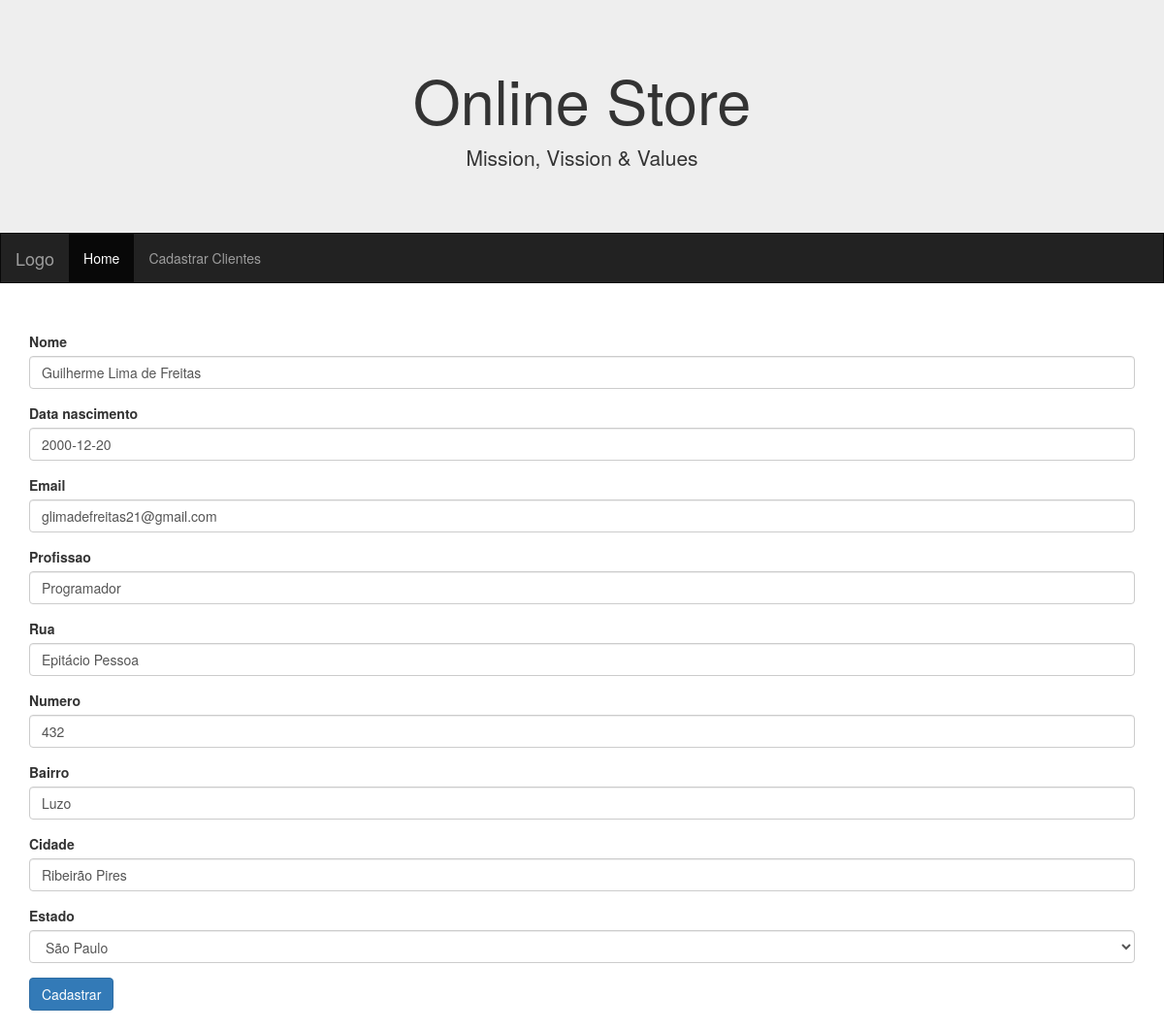
The page /app/form_cliente/8 on the database its author committed.
### app/models.py (models this page shows)
class Cliente(models.Model):
    nome = models.CharField(max_length=100, null=False, blank=False)
    data_nascimento = models.DateField(null=False, blank=False)
    email = models.EmailField(null=False, blank=False)
    profissao = models.CharField(max_length=100, null=False, blank=False)
    endereco = models.OneToOneField(to=Endereco, on_delete=models.SET_NULL, null=True)

class Endereco(models.Model):
    ESTADOS = (
        ('AC', 'Acre'),
        ('AL', 'Alagoas'),
        ('AP', 'Amapá'),
        ('AM', 'Amazonas'),
        ('BA', 'Bahia'),
        ('CE', 'Ceará'),
        ('ES', 'Espírito Santo'),
        ('GO', 'Goiás'),
        ('MA', 'Maranhão'),
        ('MT', 'Mato Grosso'),
        ('MS', 'Mato Grosso do Sul'),
        ('MG', 'Minas Gerais'),
        ('PA', 'Pará'),
        ('PB', 'Paraíba'),
        ('PR', 'Paraná'),
        ('PE', 'Pernambuco'),
        ('PI', 'Piauí'),
        ('RJ', 'Rio de Janeiro'),
        ('RN', 'Rio Grande do Norte'),
        ('RS', 'Rio Grande do Sul'),
        ('RO', 'Rondônia'),
        ('RR', 'Roraima'),
        ('SC', 'Santa Catarina'),
        ('SP', 'São Paulo'),
        ('SE', 'Sergipe'),
        ('TO', 'Tocantins'),
        ('DF', 'Distrito Federal'),
    )
    rua = models.CharField(max_length=100, null=False, blank=False)
    numero = models.IntegerField(null=False, blank=False)
    bairro = models.CharField(max_length=100, null=False, blank=False)
    cidade = models.CharField(max_length=100, null=False, blank=False)
    estado = models.CharField(choices=ESTADOS, max_length=2, null=False)

### app/views/cliente_views.py (the view, shortened to what this page needs)
# urls.py: path("form_cliente/<int:pk>", ClienteUpdateView.as_view(), name="editar_cliente"),
class ClienteUpdateView(UpdateView):
    model = Cliente
    form_class = ClienteForm
    template_name = "clientes/form_clientes.html"
    success_url = reverse_lazy("lista_clientes")
    def get_context_data(self, **kwargs):
        context = super(ClienteUpdateView, self).get_context_data(**kwargs)
        context["form"] = ClienteForm(instance=self.object)
        context["endereco_form"] = EnderecoForm(instance=self.object.endereco)
        return context

### app/forms/cliente_forms.py
class ClienteForm(ModelForm):
    class Meta:
        model = Cliente
        exclude = ("endereco",)

class EnderecoForm(ModelForm):
    class Meta:
        model = Endereco
        fields = "__all__"

### app/templates/clientes/form_clientes.html (shortened to what this page needs)
{% extends 'base.html' %}
{% load bootstrap4 %}
{% block "conteudo"%}
<form  method="post">
    {% bootstrap_form form %}
    {% bootstrap_form endereco_form %}
    <input type="submit" class="btn btn-primary" value="Cadastrar">
</form>
{% endblock "conteudo"%}

### rows shown on the page
Cliente: nome "Guilherme Lima de Freitas", data_nascimento "2000-12-20", email "glimadefreitas21@gmail.com", profissao "Programador"
Endereco: rua "Epitácio Pessoa", numero "432", bairro "Luzo", cidade "Ribeirão Pires", estado "São Paulo"
